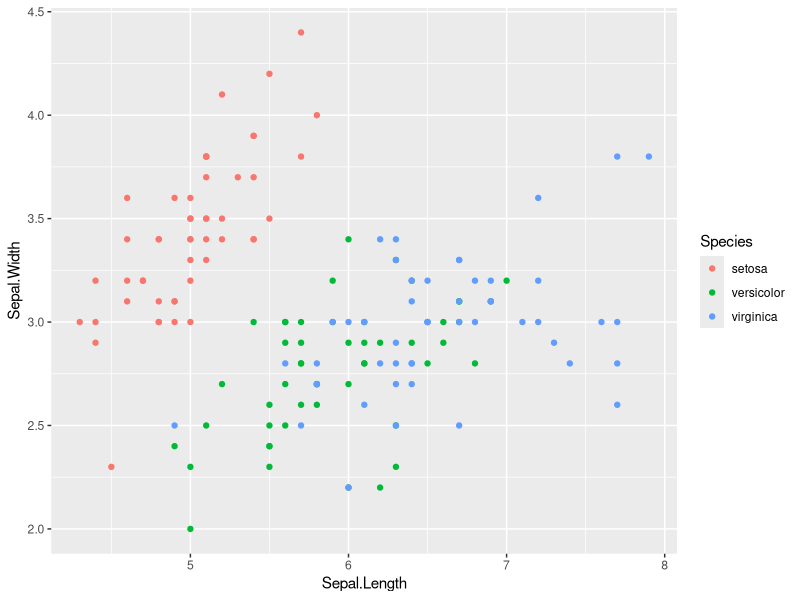
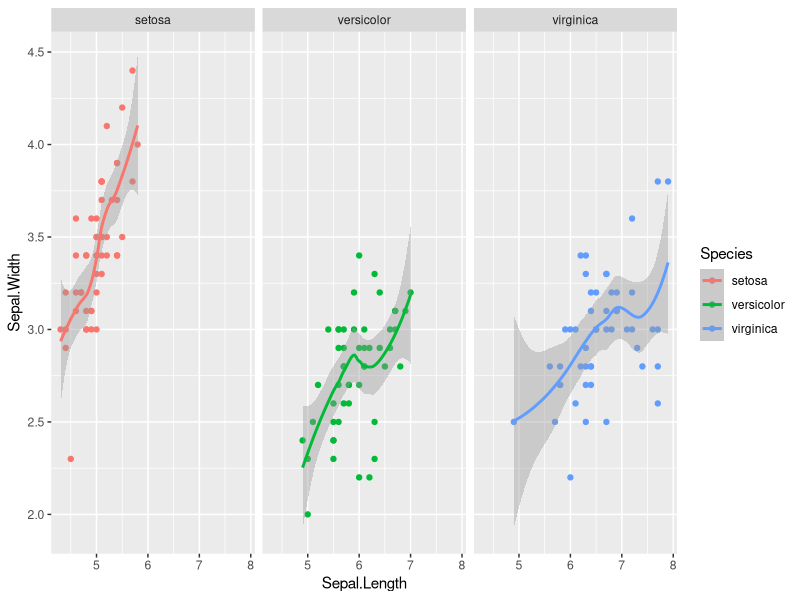

Recreate these plots in R, in order.
## ---- chunk 1
sessionInfo()

## ---- chunk 2
set.seed(123)

## ---- chunk 3
head(iris)
summary(iris)

## ---- chunk 4
iris2 <- iris
# 정규분포를 만들기 위해 log를 취한다. 
iris2$log_sepal_length <- log(iris2$Sepal.Length)

## ---- chunk 5
library(ggplot2)

#아래와 같은 방식은 에러가 출력됨 
#ggplot(iris, aes(Sepal.Length, Sepal.Width)) + geom_point(aes(colour=Species)) + 
# xlab("꽃받침 너비") + ylab("꽃받침 길이")

ggplot(iris, aes(Sepal.Length, Sepal.Width)) + geom_point(aes(colour=Species)) 

## ---- chunk 6
ggplot(iris, aes(Sepal.Length, Sepal.Width, colour=Species)) +
  geom_point()  + geom_smooth()  +  facet_grid(. ~ Species)

